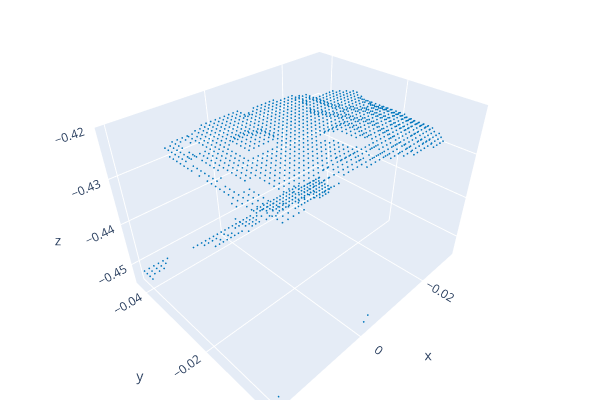

Notebook code for this chart:
### Markdown cell above
## 3. ROI Depth -> PointCloud

### Code cell
depth_contig = np.ascontiguousarray(roi_depth)
depth_o3d = o3d.geometry.Image(depth_contig)

# depth_o3d = o3d.geometry.Image(roi_depth)

dummy_gray = np.ones_like(roi_depth, dtype=np.uint8) * 128
dummy_rgb = np.stack([dummy_gray]*3, axis=2) 
dummy_color = o3d.geometry.Image(dummy_rgb)

rgbd = o3d.geometry.RGBDImage.create_from_color_and_depth(
    dummy_color,
    depth_o3d,
    depth_scale=1000,
    depth_trunc = 2.0,
    convert_rgb_to_intensity = False
)

pcd = o3d.geometry.PointCloud.create_from_rgbd_image(
    rgbd,
    roi_intrinsic
)

# 좌표계 맞춤 (Open3D 시각화 기준)
pcd.transform([[1, 0, 0, 0],
               [0, -1, 0, 0],
               [0, 0, -1, 0],
               [0, 0, 0, 1]])

# 시각화
main_pcd_color = [0.008, 0.467, 0.741] 
pcd.paint_uniform_color(main_pcd_color) #0277BD 
o3d.visualization.draw_plotly([pcd],
                                  window_name = "1. Raw ROI PCD")

### Figure 1 — Plotly figure (JSON) as saved in the notebook; plotly's stock layout.template omitted (floating-point values rounded to 4 significant figures; data arrays with more than 128 entries replaced by an {"elided": "..."} marker saying what was removed)
{"data": [{"marker": {"color": {"elided": "1432x3 float values"}, "size": 1}, "mode": "markers", "type": "scatter3d", "x": {"elided": "1432 float values"}, "y": {"elided": "1432 float values"}, "z": {"elided": "1432 float values"}}], "layout": {"height": 400, "margin": {"b": 0, "l": 0, "r": 0, "t": 0}, "scene": {"camera": {"center": {"x": 0, "y": 0, "z": 0}, "up": {"x": 0, "y": 0, "z": 1}}}, "showlegend": false, "width": 600}}
